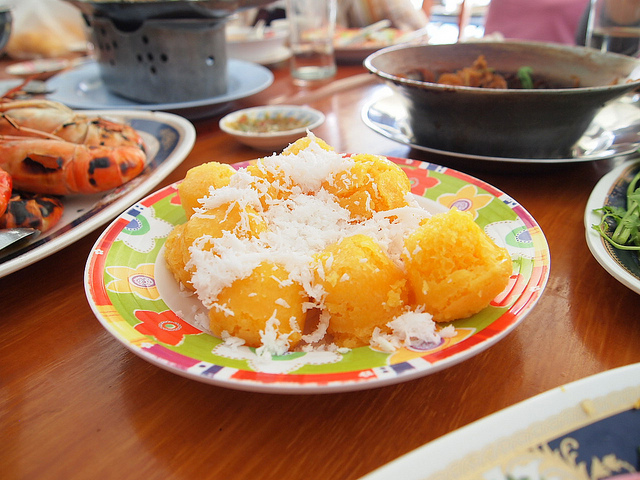
#> input picture chapter_02/datasets/000000003671.jpg, 640 x 480 px
$ python example-2_5.py
#> lines starting #> are read from the running program, lines starting #| are printed output that depends on the picture
#-*-coding:utf-8-*-
# date:2020-03-28
# Author: xiang li
# function: image flip

import cv2 #导入OpenCV数据库
if __name__ == "__main__":
    img = cv2.imread('./datasets/000000003671.jpg')# 读取图片
#> img is the input picture: shape (480, 640, 3); mean B, G, R 92.6, 123.2, 162.5
    cv2.imshow('image',img) # 显示图片

    img_flip = cv2.flip(img,1) # 图像左右翻转
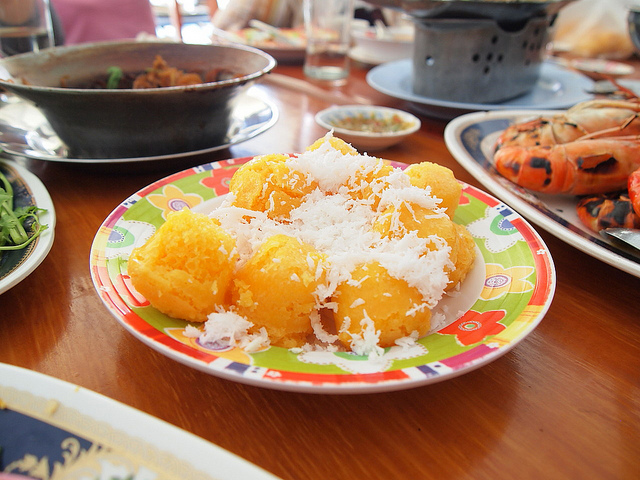
#> img_flip: shape (480, 640, 3); mean B, G, R 92.6, 123.2, 162.5
    cv2.imshow('img_flip',img_flip) # 显示图片
    cv2.waitKey(0)# 等待按键按下

    img_flip = cv2.flip(img,0) # 图像上下翻转
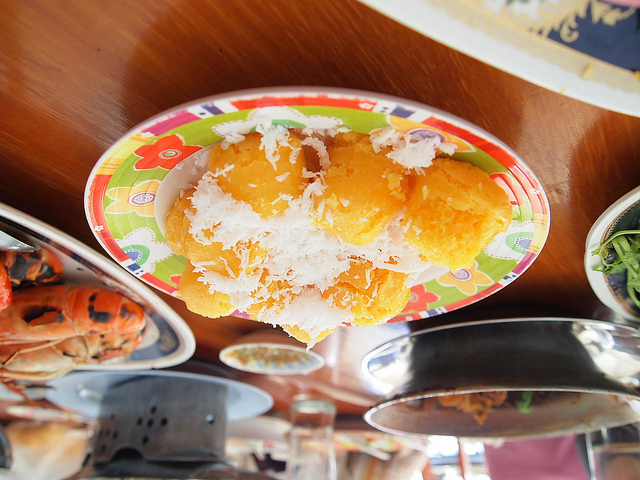
#> img_flip: shape (480, 640, 3); mean B, G, R 92.6, 123.2, 162.5
    cv2.imshow('img_flip',img_flip) # 显示图片
    cv2.waitKey(0)# 等待按键按下

    img_flip = cv2.flip(img,-1) # 图像顺直水平同时翻转
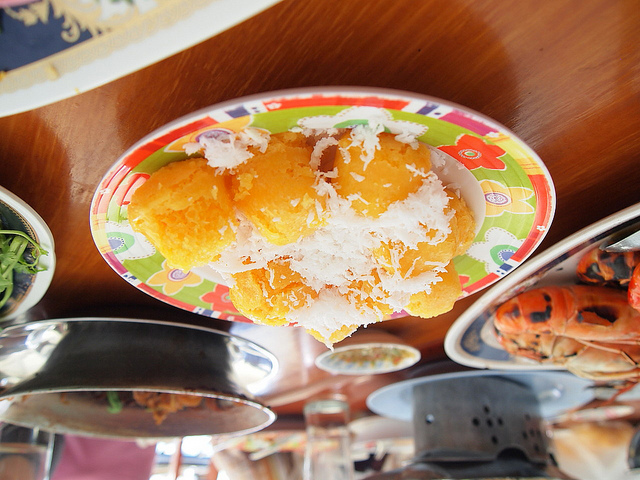
#> img_flip: shape (480, 640, 3); mean B, G, R 92.6, 123.2, 162.5
    cv2.imshow('img_flip',img_flip) # 显示图片
    cv2.waitKey(0)# 等待按键按下

    cv2.destroyAllWindows()# 销毁图片显示窗口
